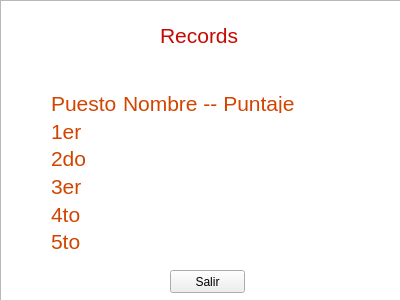
<?xml version="1.0" encoding="UTF-8"?>
<ui version="4.0">
 <class>Records</class>
 <widget class="QMainWindow" name="Records">
  <property name="geometry">
   <rect>
    <x>0</x>
    <y>0</y>
    <width>400</width>
    <height>300</height>
   </rect>
  </property>
  <property name="windowTitle">
   <string>Records</string>
  </property>
  <widget class="QWidget" name="centralWidget">
   <widget class="QLabel" name="label">
    <property name="geometry">
     <rect>
      <x>160</x>
      <y>20</y>
      <width>81</width>
      <height>31</height>
     </rect>
    </property>
    <property name="font">
     <font>
      <pointsize>16</pointsize>
     </font>
    </property>
    <property name="text">
     <string>&lt;html&gt;&lt;head/&gt;&lt;body&gt;&lt;p&gt;&lt;span style=&quot; color:#c80802;&quot;&gt;Records&lt;/span&gt;&lt;/p&gt;&lt;/body&gt;&lt;/html&gt;</string>
    </property>
   </widget>
   <widget class="QWidget" name="layoutWidget">
    <property name="geometry">
     <rect>
      <x>40</x>
      <y>80</y>
      <width>321</width>
      <height>182</height>
     </rect>
    </property>
    <layout class="QFormLayout" name="formLayout">
     <property name="labelAlignment">
      <set>Qt::AlignLeading|Qt::AlignLeft|Qt::AlignVCenter</set>
     </property>
     <property name="formAlignment">
      <set>Qt::AlignHCenter|Qt::AlignTop</set>
     </property>
     <item row="0" column="0">
      <widget class="QLabel" name="label_2">
       <property name="font">
        <font>
         <pointsize>16</pointsize>
        </font>
       </property>
       <property name="text">
        <string>&lt;html&gt;&lt;head/&gt;&lt;body&gt;&lt;p&gt;&lt;span style=&quot; color:#d14500;&quot;&gt;Puesto&lt;/span&gt;&lt;/p&gt;&lt;/body&gt;&lt;/html&gt;</string>
       </property>
      </widget>
     </item>
     <item row="0" column="1">
      <widget class="QLabel" name="label_3">
       <property name="font">
        <font>
         <pointsize>16</pointsize>
        </font>
       </property>
       <property name="text">
        <string>&lt;html&gt;&lt;head/&gt;&lt;body&gt;&lt;p&gt;&lt;span style=&quot; color:#d14500;&quot;&gt;Nombre -- Puntaje&lt;/span&gt;&lt;/p&gt;&lt;/body&gt;&lt;/html&gt;</string>
       </property>
      </widget>
     </item>
     <item row="1" column="0">
      <widget class="QLabel" name="label_4">
       <property name="font">
        <font>
         <pointsize>16</pointsize>
        </font>
       </property>
       <property name="text">
        <string>&lt;html&gt;&lt;head/&gt;&lt;body&gt;&lt;p&gt;&lt;span style=&quot; color:#d14500;&quot;&gt;1er&lt;/span&gt;&lt;/p&gt;&lt;/body&gt;&lt;/html&gt;</string>
       </property>
       <property name="textFormat">
        <enum>Qt::AutoText</enum>
       </property>
       <property name="scaledContents">
        <bool>true</bool>
       </property>
       <property name="alignment">
        <set>Qt::AlignLeading|Qt::AlignLeft|Qt::AlignVCenter</set>
       </property>
      </widget>
     </item>
     <item row="2" column="0">
      <widget class="QLabel" name="label_5">
       <property name="font">
        <font>
         <pointsize>16</pointsize>
        </font>
       </property>
       <property name="text">
        <string>&lt;html&gt;&lt;head/&gt;&lt;body&gt;&lt;p&gt;&lt;span style=&quot; color:#d14500;&quot;&gt;2do&lt;/span&gt;&lt;/p&gt;&lt;/body&gt;&lt;/html&gt;</string>
       </property>
      </widget>
     </item>
     <item row="3" column="0">
      <widget class="QLabel" name="label_6">
       <property name="font">
        <font>
         <pointsize>16</pointsize>
        </font>
       </property>
       <property name="text">
        <string>&lt;html&gt;&lt;head/&gt;&lt;body&gt;&lt;p&gt;&lt;span style=&quot; color:#d14500;&quot;&gt;3er&lt;/span&gt;&lt;/p&gt;&lt;/body&gt;&lt;/html&gt;</string>
       </property>
      </widget>
     </item>
     <item row="4" column="0">
      <widget class="QLabel" name="label_7">
       <property name="font">
        <font>
         <pointsize>16</pointsize>
        </font>
       </property>
       <property name="text">
        <string>&lt;html&gt;&lt;head/&gt;&lt;body&gt;&lt;p&gt;&lt;span style=&quot; color:#d14500;&quot;&gt;4to&lt;/span&gt;&lt;/p&gt;&lt;/body&gt;&lt;/html&gt;</string>
       </property>
      </widget>
     </item>
     <item row="5" column="0">
      <widget class="QLabel" name="label_8">
       <property name="font">
        <font>
         <pointsize>16</pointsize>
        </font>
       </property>
       <property name="text">
        <string>&lt;html&gt;&lt;head/&gt;&lt;body&gt;&lt;p&gt;&lt;span style=&quot; color:#d14500;&quot;&gt;5to&lt;/span&gt;&lt;/p&gt;&lt;/body&gt;&lt;/html&gt;</string>
       </property>
      </widget>
     </item>
     <item row="1" column="1">
      <widget class="QLabel" name="one">
       <property name="font">
        <font>
         <pointsize>16</pointsize>
        </font>
       </property>
       <property name="text">
        <string/>
       </property>
      </widget>
     </item>
     <item row="2" column="1">
      <widget class="QLabel" name="two">
       <property name="font">
        <font>
         <pointsize>16</pointsize>
        </font>
       </property>
       <property name="text">
        <string/>
       </property>
      </widget>
     </item>
     <item row="3" column="1">
      <widget class="QLabel" name="tres">
       <property name="font">
        <font>
         <pointsize>16</pointsize>
        </font>
       </property>
       <property name="text">
        <string/>
       </property>
      </widget>
     </item>
     <item row="4" column="1">
      <widget class="QLabel" name="four">
       <property name="font">
        <font>
         <pointsize>16</pointsize>
        </font>
       </property>
       <property name="text">
        <string/>
       </property>
      </widget>
     </item>
     <item row="5" column="1">
      <widget class="QLabel" name="five">
       <property name="font">
        <font>
         <pointsize>16</pointsize>
        </font>
       </property>
       <property name="styleSheet">
        <string notr="true"/>
       </property>
       <property name="text">
        <string/>
       </property>
      </widget>
     </item>
    </layout>
   </widget>
   <widget class="QPushButton" name="Salir">
    <property name="geometry">
     <rect>
      <x>170</x>
      <y>270</y>
      <width>75</width>
      <height>23</height>
     </rect>
    </property>
    <property name="text">
     <string>Salir</string>
    </property>
   </widget>
   <widget class="QGraphicsView" name="graphicsView">
    <property name="geometry">
     <rect>
      <x>0</x>
      <y>0</y>
      <width>401</width>
      <height>301</height>
     </rect>
    </property>
    <property name="styleSheet">
     <string notr="true">background-image:url(:/Image/giphy.gif)</string>
    </property>
   </widget>
   <zorder>graphicsView</zorder>
   <zorder>label</zorder>
   <zorder>layoutWidget</zorder>
   <zorder>Salir</zorder>
  </widget>
 </widget>
 <layoutdefault spacing="6" margin="11"/>
 <resources/>
 <connections/>
</ui>
